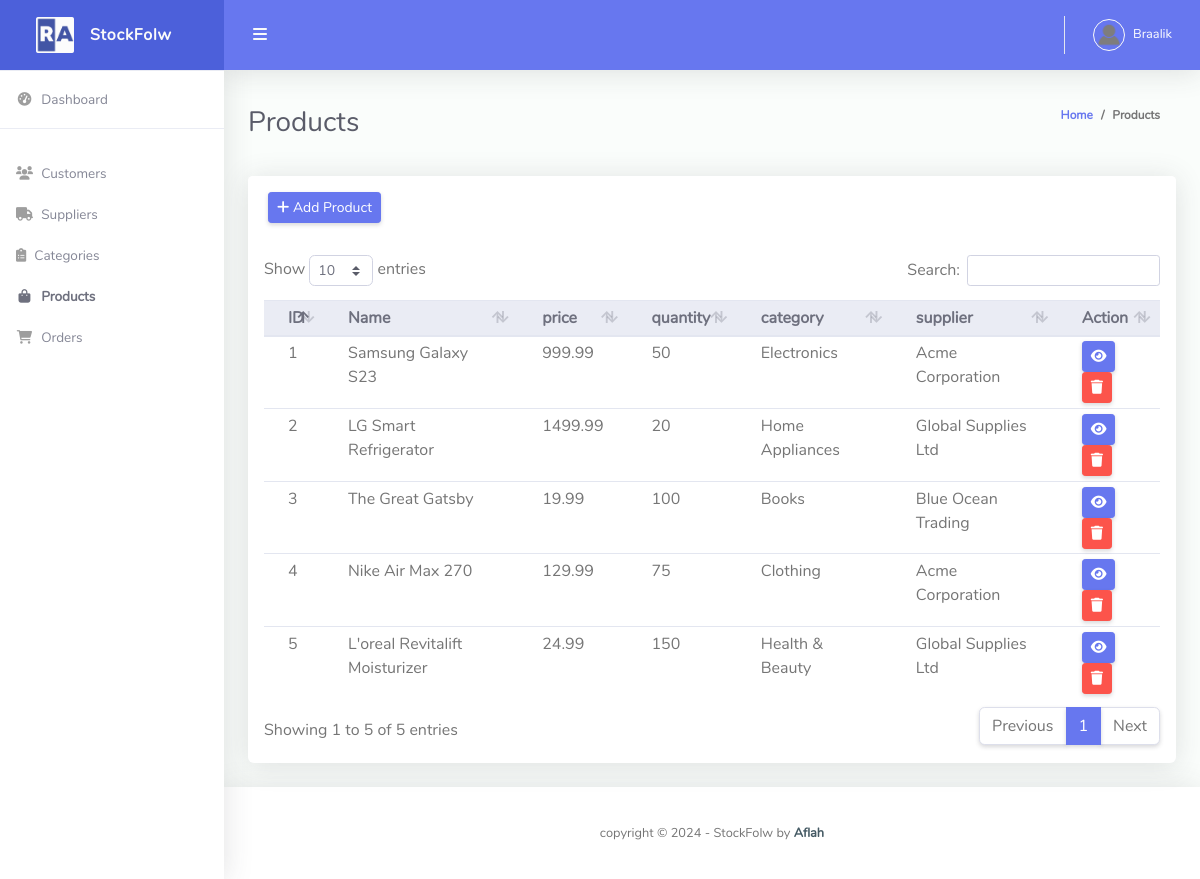
The app's page /product/ (signed in) with its own data.
### stockflow/models.py (models this page shows, shortened)
class Customer(models.Model):
    user = models.OneToOneField(User, null=True, blank=True, on_delete=models.CASCADE)
    name = models.CharField(max_length=200, null=True, blank=True)
    phone = models.CharField(max_length=200, null=True, blank=True)
    email = models.EmailField(max_length=200, null=True, blank=True)
    address = models.TextField(null=True, blank=True)
    profile_pic = models.ImageField(default="profile1.png", null=True, blank=True)
    date_created = models.DateTimeField(auto_now_add=True, null=True, blank=True)

class Product(models.Model):
    name = models.CharField(max_length=200)
    description = models.TextField(blank=True, null=True)
    price = models.DecimalField(max_digits=10, decimal_places=2)
    quantity = models.PositiveIntegerField(default=0)
    category = models.ForeignKey(Category, on_delete=models.CASCADE)
    supplier = models.ForeignKey(Supplier, on_delete=models.CASCADE)
    created_at = models.DateTimeField(auto_now_add=True)
    updated_at = models.DateTimeField(auto_now=True)

class Category(models.Model):
    name = models.CharField(max_length=200)
    description = models.TextField(blank=True, null=True)
    created_at = models.DateTimeField(auto_now_add=True)
    def __str__(self):
        return self.name
    class Meta:
        verbose_name_plural = "Categories"

class Supplier(models.Model):
    name = models.CharField(max_length=200)
    contact = models.CharField(max_length=200, blank=True, null=True)
    email = models.EmailField(unique=True)
    phone = models.CharField(
        max_length=30,
        blank=True,
        null=True,
        validators=[
            RegexValidator(
                regex='^[0-9+\-]+$',  # Allows digits, plus, and minus symbols
                message='Phone number must be numeric and can include +, - symbols',
                code='invalid_phone_number'
            ),
        ]
    )
    address = models.TextField(blank=True, null=True)
    created_at = models.DateTimeField(auto_now_add=True)
    updated_at = models.DateTimeField(auto_now=True)
    def __str__(self):
        return self.name

### stockflow/views.py (the view)
# urls.py: path('product/', views.product, name='product'),
@login_required(login_url='login')
def product(request):
    products = Product.objects.all()
    form = ProductForm()
    context = {'products': products, 'form': form}
    return render(request, 'product.html', context)

### stockflow/forms.py
class ProductForm(forms.ModelForm):
    class Meta:
        model = Product
        fields = ['name', 'description', 'price', 'quantity', 'category', 'supplier']
        widgets = {
            'name': forms.TextInput(attrs={'class': 'form-control', 'placeholder': 'Product Name', 'required': True}),
            'description': forms.Textarea(attrs={'class': 'form-control', 'placeholder': 'Description', 'required': True}),
            'price': forms.NumberInput(attrs={'class': 'form-control', 'placeholder': 'Price', 'required': True}),
            'quantity': forms.NumberInput(attrs={'class': 'form-control', 'placeholder': 'Quantity', 'required': True}),
            'category': forms.Select(attrs={'class': 'form-control', 'placeholder': 'Category', 'required': True}),
            'supplier': forms.Select(attrs={'class': 'form-control', 'placeholder': 'Supplier', 'required': True}),
        }

### templates/product.html (shortened to what this page needs)
{% extends 'base.html' %}
{% block content %}
<div class="container-fluid" id="container-wrapper">
    <div class="d-sm-flex align-items-center justify-content-between mb-4">
        <h1 class="h3 mb-0 text-gray-800">Products</h1>
        <ol class="breadcrumb">
            <li class="breadcrumb-item"><a href="{% url 'home' %}">Home</a></li>
            <li class="breadcrumb-item">Products</li>
        </ol>
    </div>
    <div class="row">
        <div class="col-lg-12">
            <div class="card mb-4">
                <div class="card-header py-3 d-flex flex-row align-items-center justify-content-between">
                    <button class="btn btn-sm btn-primary" data-toggle="modal" data-target="#modal-add-product">
                        <i class="fas fa-plus"></i> Add Product
                    </button>
                </div>
                <div class="table-responsive p-3">
                    <table class="table align-items-center table-flush table-hover table-sm" id="dataTableHover">
                        <thead class="thead-light">
                            <tr>
                                <th>ID</th>
                                <th>Name</th>
                                <th>price</th>
                                <th>quantity</th>
                                <th>category</th>
                                <th>supplier</th>
                                <th>Action</th>
                            </tr>
                        </thead>
                        <tbody>
                            {% for product in products %}
                            <tr>
                                <td>{{ product.id }}</td>
                                <td>{{ product.name }}</td>
                                <td>{{ product.price }}</td>
                                <td>{{ product.quantity }}</td>
                                <td>{{ product.category }}</td>
                                <td>{{ product.supplier }}</td>
                                <td>
                                    <a href="{% url 'update_product' product.id %}" class="btn btn-sm btn-primary">
                                        <i class="fas fa-eye"></i>
                                    </a>
                                    <a href="" class="btn btn-sm btn-danger" data-toggle="modal"
                                        data-target="#modal-delete-{{ product.id }}">
                                        <i class="fas fa-trash"></i>
                                    </a>
                                </td>
                            </tr>
                            {% endfor %}
                        </tbody>
                    </table>
                </div>
            </div>
        </div>
    </div>
</div>
{% endblock %}

### templates/partials/topbar.html (shortened to what this page needs)
{% load static %}
<nav class="navbar navbar-expand navbar-light bg-navbar topbar mb-4 static-top">
    <button id="sidebarToggleTop" class="btn btn-link rounded-circle mr-3">
        <i class="fa fa-bars"></i>
    </button>
    <ul class="navbar-nav ml-auto">
        <li class="nav-item dropdown no-arrow">
            <a class="nav-link dropdown-toggle" href="#" id="userDropdown" role="button" data-toggle="dropdown"
                aria-haspopup="true" aria-expanded="false">
                {% if request.user.customer.profile_pic %}
                <img class="img-profile rounded-circle" src="{{request.user.customer.profile_pic.url}}"
                    style="max-width: 60px">
                {% else %}
                <img class="img-profile rounded-circle" src="{% static 'img/Testro.jpg' %}" style="max-width: 60px">
                {% endif %}
                <span class="ml-2 d-none d-lg-inline text-white small">{{request.user}}</span>
            </a>
        </li>
    </ul>
</nav>

### records on screen
Product: id "1", name "Samsung Galaxy S23", price "999.99", quantity "50", category "Electronics", supplier "Acme Corporation"
Product: id "2", name "LG Smart Refrigerator", price "1499.99", quantity "20", category "Home Appliances", supplier "Global Supplies Ltd"
Product: id "3", name "The Great Gatsby", price "19.99", quantity "100", category "Books", supplier "Blue Ocean Trading"
Product: id "4", name "Nike Air Max 270", price "129.99", quantity "75", category "Clothing", supplier "Acme Corporation"
Product: id "5", name "L'oreal Revitalift Moisturizer", price "24.99", quantity "150", category "Health & Beauty", supplier "Global Supplies Ltd"

### other values on screen
{{ request.user }} "Braalik"
